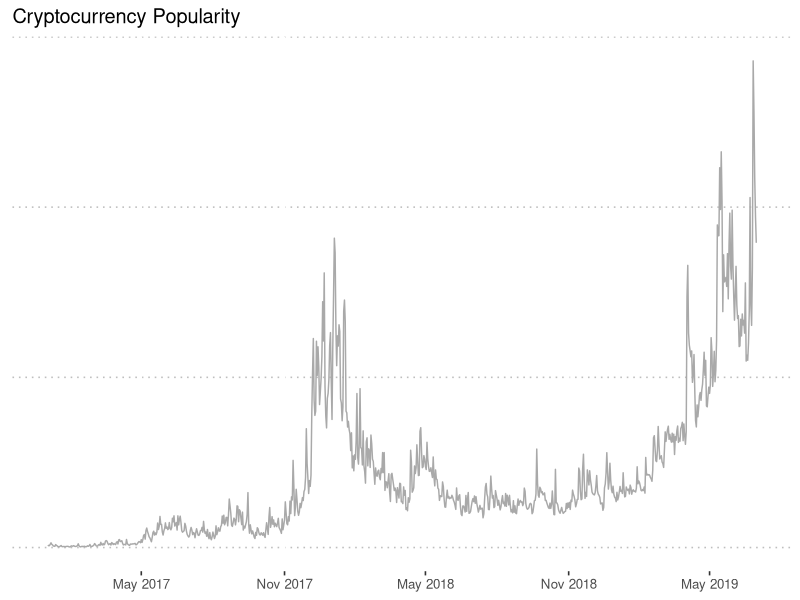
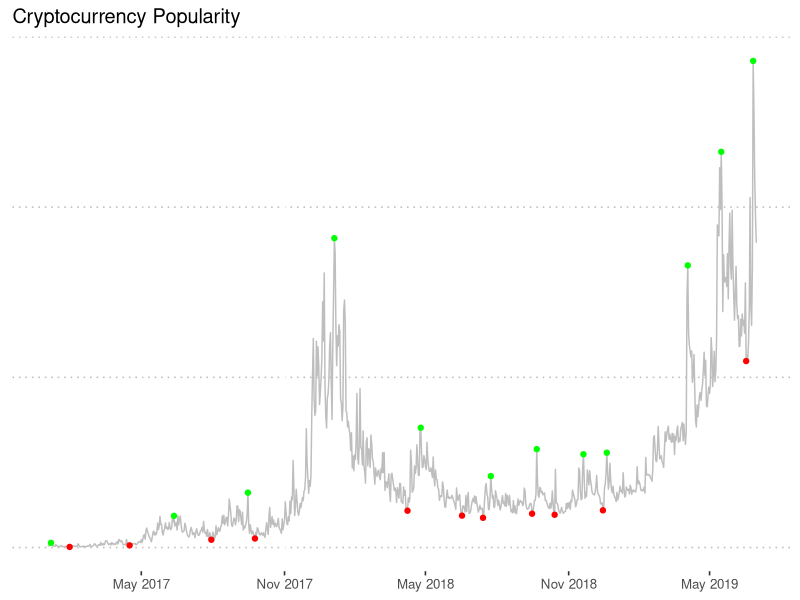

These figures' R source, in order:
library(readr)
library(ggplot2)
library(ggpubr)
library(lubridate)
library(scales)
library(tm)

market_cap <- read_csv("market_cap.csv")

market_cap$Date = as.Date(market_cap$Date)

market_cap <- market_cap[(1345:2255),]

pt1 <- ggplot2::ggplot(market_cap, aes(x = Date, y = Cap)) +
  geom_line(colour = 'dark grey') +
  # geom_point(aes(Date, max), colour = 'green') +
  # geom_point(aes(Date, min), colour = 'red') +
  labs(x = NULL, y = NULL, title = 'Cryptocurrency Popularity') +
  theme_pubclean() +
  scale_x_date(date_breaks = "6 month", date_labels = '%b %Y') +
  theme(axis.text.y=element_blank(),
        axis.ticks.y=element_blank())
pt1

pt2 <- ggplot2::ggplot(market_cap, aes(x = Date, y = Cap)) +
  geom_line(colour = 'grey') +
  geom_point(aes(Date, max), colour = 'green') +
  geom_point(aes(Date, min), colour = 'red') +
  labs(x = NULL, y = NULL, title = 'Cryptocurrency Popularity') +
  theme_pubclean() +
  scale_x_date(date_breaks = "6 month", date_labels = '%b %Y') +
  theme(axis.text.y=element_blank(),
        axis.ticks.y=element_blank())
pt2
